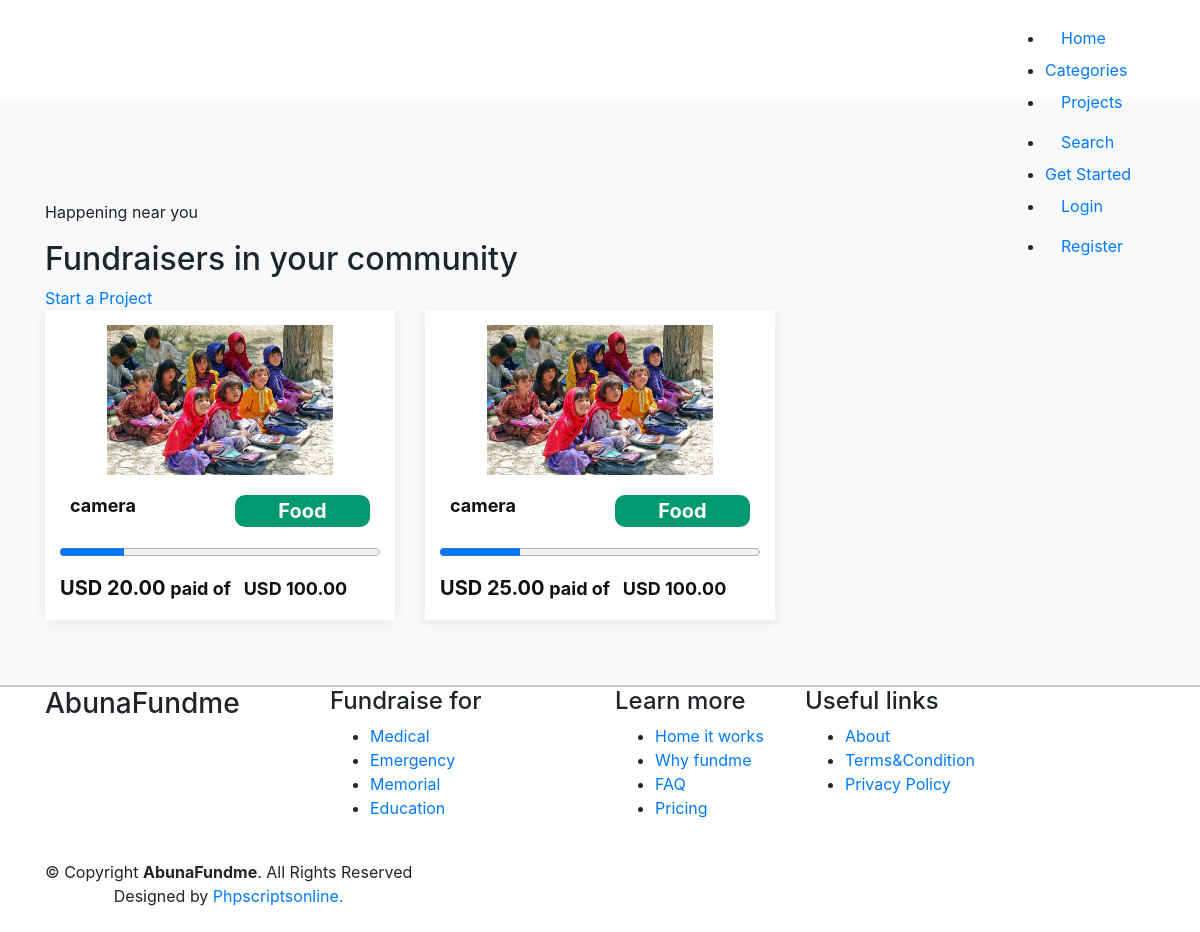
The page /project/ on the database as committed earlier.
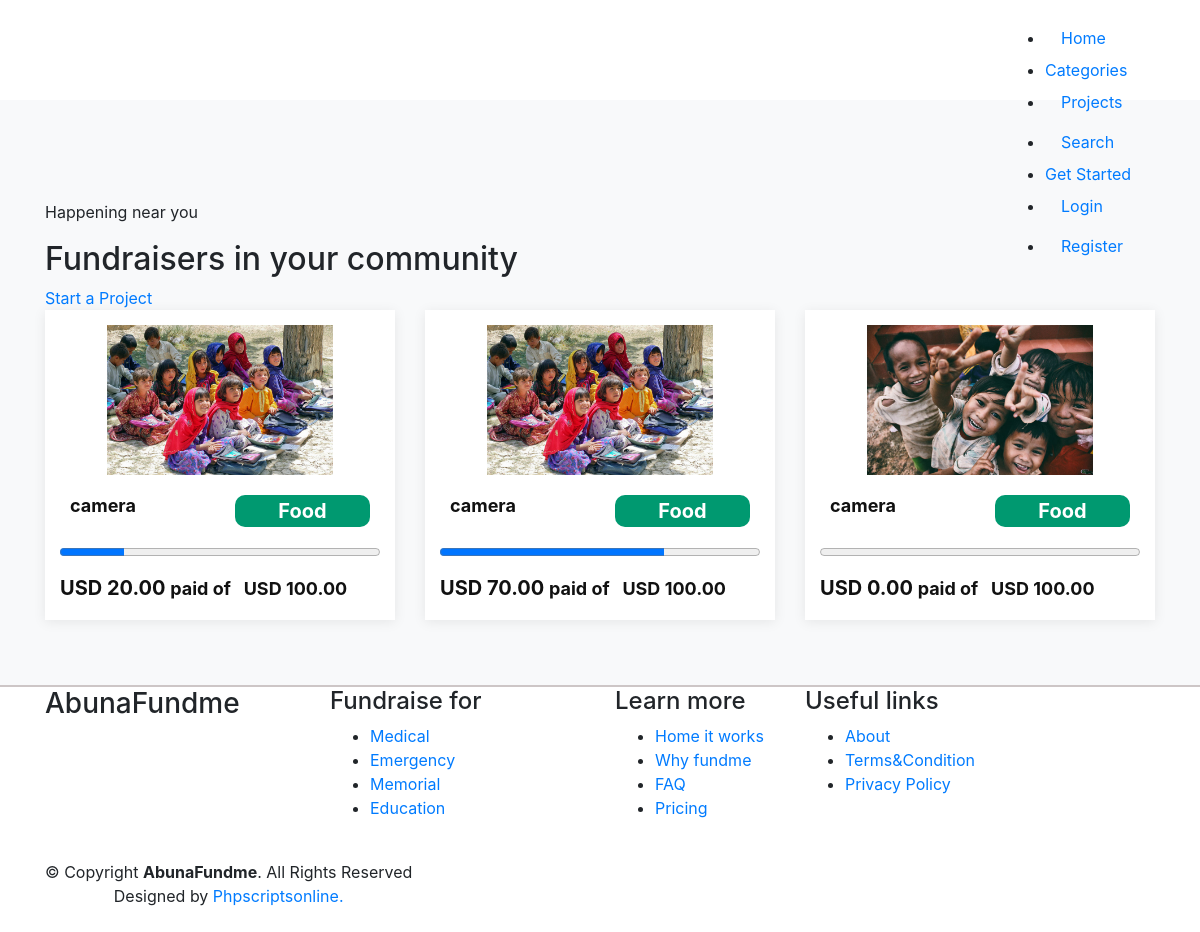
The same page on the database as committed later.
### D_project/models.py (models this page shows, shortened)
class Project(models.Model):
    user = models.ForeignKey(get_user_model(), on_delete=models.CASCADE, default=1)
    name = models.CharField(max_length=50)
    category = models.ForeignKey(Category, on_delete=models.CASCADE, null=True)
    target = models.DecimalField(max_digits=10, decimal_places=2, default=100)
    current_amount = models.DecimalField(max_digits=10, decimal_places=2, default=0)
    tags = models.ManyToManyField(Tag, related_name="projects")
    description = models.TextField(default="lorem ipsum", max_length=800, null=True)
    start = models.DateTimeField(auto_now_add=True)
    end = models.DateTimeField()
    is_featured = models.BooleanField(default=False)
    average_rating = models.DecimalField(max_digits=3, decimal_places=2, default=0)

class Image(models.Model):
    project=models.ForeignKey(Project,on_delete=models.CASCADE)
    image = models.FileField(upload_to='projects/images',blank=True,null=True)

class Category(models.Model):
    name = models.CharField(max_length = 50)
    image = models.ImageField(upload_to='categories/images',blank=True,null=True)
    def __str__(self):
        return self.name

### D_project/views.py (the view)
# urls.py: path('',projects.as_view(),name='projects'),
class projects(ListView):
    model=Project
    template_name= 'D_project/projects.html'
    context_object_name = 'projects'

### D_project/templates/D_project/projects.html (shortened to what this page needs)
{%extends 'base.html'%}
{% block content %}
<section class="ftco-section bg-light categoryfundraisesec">
    <div class="container" data-aos="fade-right">
      <div class="section-title" >
        <p>Happening near you</p>
        <h2>Fundraisers in your community</h2>
      </div>
<a href="{%url 'createProject'%}">Start a Project</a>
        <div class="row">
            {% for project in projects %}
            <div class="col-md-4">
                <a href="{%url 'project_details' project.id%}">
                  <div class="singlesection">
                    {% with first_image=project.image_set.first %}
                    <img src="{{ first_image.image.url }}" class="singlesection-img img-fluid" alt="{{first_image.id}}">
                    {% endwith %}
                 <div class="row" style="padding:10px">
                    <div class="col-md-6">
                        <h3>{{project.name}}</h3>
                    </div>
                    <div class="col-md-6">
                        <h3 style="text-align: center;background: #009970;padding: 4px;color: #fff;border-radius: 10px;"> <span style="font-weight: bold;font-size:20px">{{project.category}} </span></h3>
                    </div>
                </div>
                      <progress id="file" value="{{project.current_amount}}" max="{{project.target}}" style="width: 100%;"> </progress>
                     <h3> <span style="font-weight: bold;font-size:20px">USD {{project.current_amount}} </span> paid of &nbsp; USD {{project.target}}</h3>
                  </div>
              </a>
                   </div>
                   {% endfor %}
        </div>
    </div>
</section>
{% endblock %}

### templates/base.html (shortened to what this page needs)
{% load static %}
<!DOCTYPE html>
<html lang="en">
<head>
  <link href="https://gofundmeclone.phpliveprojects.com/public/frontend/assets/vendor/aos/aos.css" rel="stylesheet">
  <link href="https://gofundmeclone.phpliveprojects.com/public/frontend/assets/vendor/bootstrap/css/bootstrap.min.css" rel="stylesheet">
  <link href="https://gofundmeclone.phpliveprojects.com/public/frontend/assets/vendor/bootstrap-icons/bootstrap-icons.css" rel="stylesheet">
  <link href="https://gofundmeclone.phpliveprojects.com/public/frontend/assets/vendor/boxicons/css/boxicons.min.css" rel="stylesheet">
  <link href="https://gofundmeclone.phpliveprojects.com/public/frontend/assets/vendor/glightbox/css/glightbox.min.css" rel="stylesheet">
  <link href="https://gofundmeclone.phpliveprojects.com/public/frontend/assets/vendor/remixicon/remixicon.css" rel="stylesheet">
  <link href="https://gofundmeclone.phpliveprojects.com/public/frontend/assets/vendor/swiper/swiper-bundle.min.css" rel="stylesheet">
  <link href="https://gofundmeclone.phpliveprojects.com/public/frontend/assets/css/style.css" rel="stylesheet">
</head>
<body>
  <header id="innerheader" class="fixed-top align-items-center" >
    <div class="container">
      <div class="header-container d-flex align-items-center justify-content-between">
        <nav id="navbar" class="navbar">
          <ul>
            <li><a class="nav-link scrollto active" href="{%url 'home'%}">Home</a></li>
           <li class="dropdown"><a href="{%url 'categories' %}"><span>Categories</span> </a>
            </li>
            <li><a class="nav-link scrollto" href="{%url 'projects'%}">Projects</a></li>
              <li><a class="nav-link scrollto" href={%url 'search'%}> Search</a></li>
            <li><a class="getstarted scrollto" href="{%url 'createProject'%}">Get Started</a></li>
            {% if user.profile %}
			<div class="dropdown-container">
				<details class="dropdown right">
					<summary class="avatar">
            {% if user.profile.image %}
            <img src="{{user.profile.image.url}}" class="beneficiary_img" alt="{{project.user.username}}">
             {% else %}
            <img src="https://maventricksdemo.co.in/bidonn/public/css/images/noImage.jpg" class="beneficiary_img">
            {% endif %}
          </summary>
					<ul>
						<li>
							<p>
								<span class="block bold">{{ user.username }}</span>
								<span class="block italic">{{ user.email }}</span>
							</p>
						</li>
						<li>
							<a href="/accounts/profile/edit">
								<span class="material-symbols-outlined">Edit your profile</span>
							</a>
						</li>
						<li>
							<a href="/accounts/password_change/">
								<span class="material-symbols-outlined">change password</span>
							</a>
						</li>
						<li class="divider"></li>
						<li>
							<a href="/logout">
								<span class="material-symbols-outlined"></span> Logout
							</a>
						</li>
					</ul>
				</details>
			</div>
            {% else %}
            <li><a class="nav-link scrollto" href="/accounts/login/">Login {{ user.username }}</a></li>
            <li><a class="nav-link scrollto" href="/accounts/signup">Register</a></li>
            {% endif %}
          </ul>
        </nav>
      </div>
    </div>
  </header>
{% block content %}
 {% endblock %}
  <footer id="footer">
    <div class="footer-top">
      <div class="container">
        <div class="row">
          <div class="col-lg-3 col-md-6 footer-contact">
            <h3>AbunaFundme</h3>
          </div>
		  <div class="col-lg-3 col-md-6 footer-links">
            <h4>Fundraise for</h4>
            <ul>
             <li><a href="https://gofundmeclone.phpliveprojects.com/category/viewcategory/2">Medical</a></li>
                <li><a href="https://gofundmeclone.phpliveprojects.com/category/viewcategory/4">Emergency</a></li>
                 <li><a href="https://gofundmeclone.phpliveprojects.com/category/viewcategory/7">Memorial</a></li>
                <li><a href="https://gofundmeclone.phpliveprojects.com/category/viewcategory/8">Education</a></li>
            </ul>
          </div>
          <div class="col-lg-2 col-md-6 footer-links">
            <h4>Learn more</h4>
            <ul>
              <li> <a href="https://gofundmeclone.phpliveprojects.com/home/page/7">Home it works</a></li>
              <li> <a href="https://gofundmeclone.phpliveprojects.com/home/page/8">Why fundme</a></li>
              <li> <a href="https://gofundmeclone.phpliveprojects.com/category/faq">FAQ</a></li>
              <li> <a href="https://gofundmeclone.phpliveprojects.com/home/page/9">Pricing</a></li>
            </ul>
          </div>
		  <div class="col-lg-2 col-md-6 footer-links">
            <h4>Useful links</h4>
            <ul>
              <li> <a href="https://gofundmeclone.phpliveprojects.com/home/page/6">About</a></li>
              <li> <a href="https://gofundmeclone.phpliveprojects.com/home/page/2">Terms&Condition</a></li>
              <li> <a href="https://gofundmeclone.phpliveprojects.com/home/page/1">Privacy Policy</a></li>
            </ul>
          </div>
        </div>
      </div>
    </div>
    <div class="container d-md-flex py-4">
      <div class="me-md-auto text-center text-md-start">
        <div class="copyright">
          &copy; Copyright <strong><span>AbunaFundme</span></strong>. All Rights Reserved
        </div>
        <div class="credits">
          Designed by <a href="https://www.phpscriptsonline.com/" target="_blank">Phpscriptsonline.</a>
        </div>
      </div>
    </div>
  </footer>
</body>
</html>

### templates/base.html (style rules this page uses)
#innerheader { padding: 10px 0px; }
section { padding: 100px 0 50px; }
#footer { border-top: 2px solid #cdc6c6; }
.singlesection { box-sizing: content-box; padding: 15px 15px; box-shadow: 0px 2px 12px rgba(0, 0, 0, 0.08); background: #fff; margin-bottom: 15px; }
.singlesection h3 { font-size: 18px; font-weight: bold; margin: 10px 0 5px 0; color: #111; }
.singlesection img { width: 100%; height: 150px; object-fit: contain; }
#footer { position: relative; z-index: 2; }

Rows that differ between the two databases and show on the page:
changed Project (number 2 of 3 on the later page): current_amount "25.00" → "70.00"
added Project: image_set.first.image (picture), name "camera", category "Food", current_amount "0.00", target "100.00"
